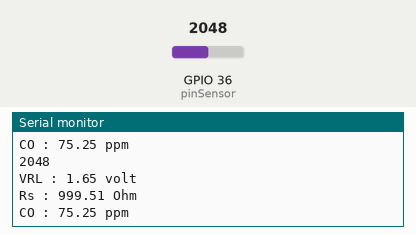
Bench run of a sketch on a simulated ESP32. On the bench: the last lines printed to the serial monitor. The inputs (shaded band) are chosen by the test bench; at power-on: GPIO 36 (pinSensor) = 2048.

Above: at 1.3 s.
1.4 s: GPIO 36 (pinSensor) set to 0
At 1.9 s:
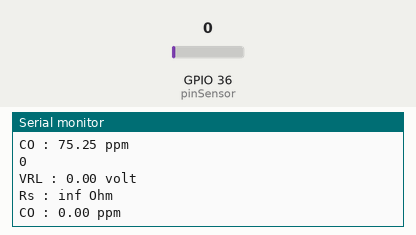
3.5 s: GPIO 36 (pinSensor) set to 4095
At 3.9 s:
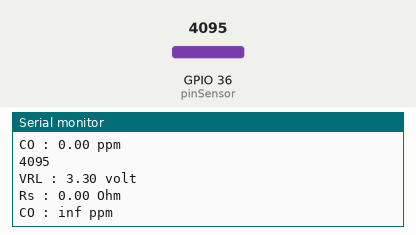
Timing chart, 0 to 6.5 s (numbered marks = the images above; inputs shaded):
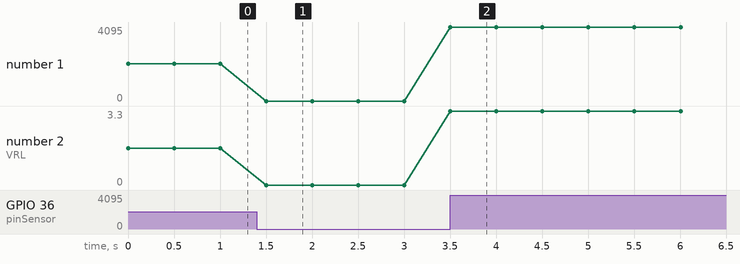

Measured:
- after the input at 1.4 s, the serial monitor: prints a new line after 0.10 s (image 1)
- after the input at 3.5 s, the serial monitor: prints a new line at once (image 2)
- plotted number 1: 2048 → 0 after the input at 1.4 s, 0 → 4095 after the input at 3.5 s
- plotted number 2: 1.65 → 0 after the input at 1.4 s, 0 → 3.3 after the input at 3.5 s

The sketch:

Test_MQ7.ino
```cpp
#define pinSensor 36 // mendefinisikan bahwa pin yang digunakan
// untuk membaca sensor adalah pin A0

void setup()
{
  Serial.begin(9600);
}

long RL = 1000; // 1000 Ohm
long Ro = 830; // 830 ohm ( SILAHKAN DISESUAIKAN)

void loop()
{
  int sensorvalue = analogRead(pinSensor); // membaca nilai ADC dari sensor
  Serial.println(sensorvalue);
  double VRL = sensorvalue * 3.3 / 4095; // mengubah nilai ADC ( 0 - 1023 ) menjadi nilai voltase ( 0 - 5.00 volt )
  Serial.print("VRL : ");
  Serial.print(VRL);
  Serial.println(" volt");

  double Rs = ( 3.3 * RL / VRL ) - RL;
  Serial.print("Rs : ");
  Serial.print(Rs);
  Serial.println(" Ohm");

  double ppm = 100 * pow(Rs / Ro, -1.53); // ppm = 100 * ((rs/ro)^-1.53);
  Serial.print("CO : ");
  Serial.print(ppm);
  Serial.println(" ppm");

  Serial.println();
  delay(500);
}
```
